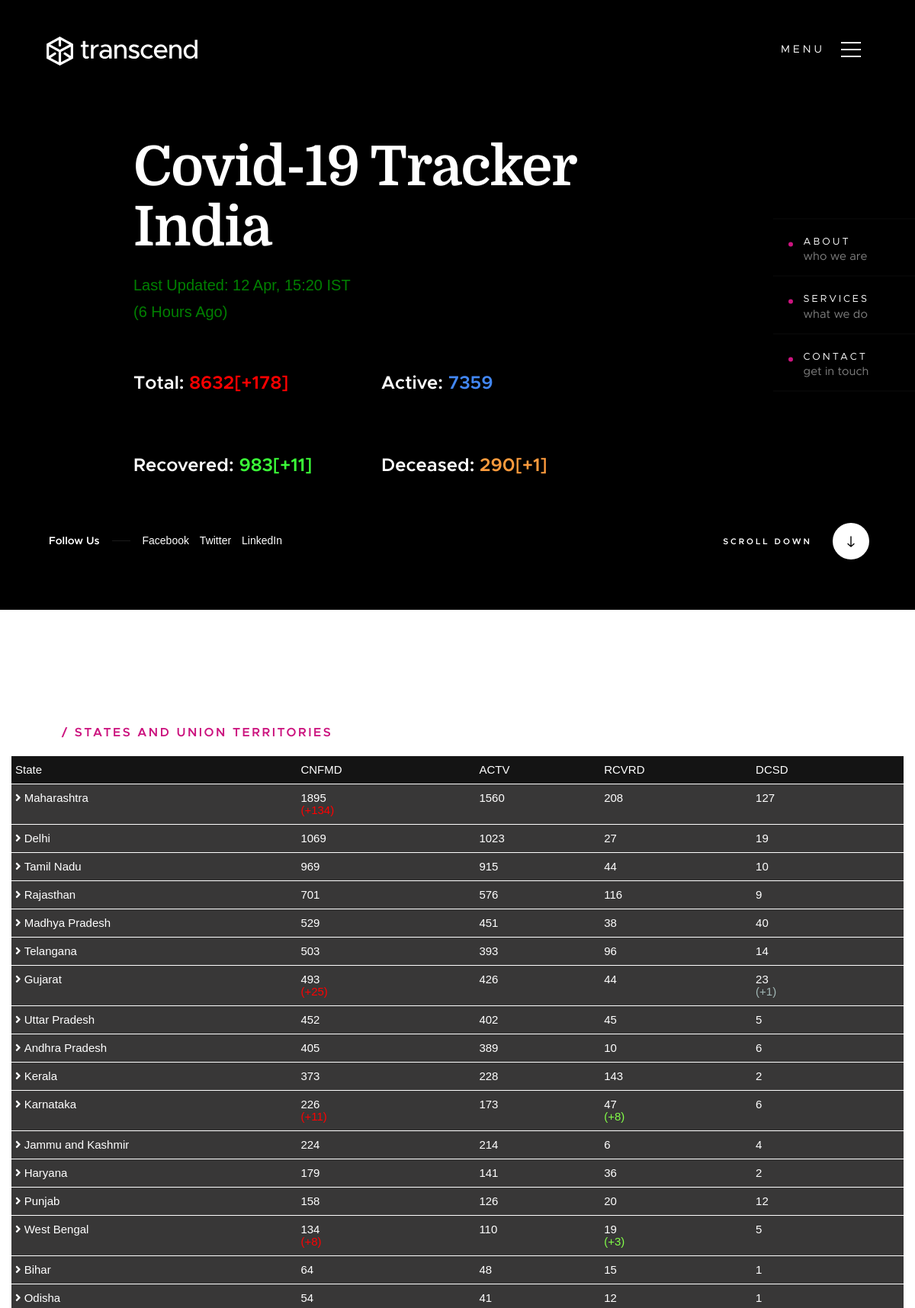
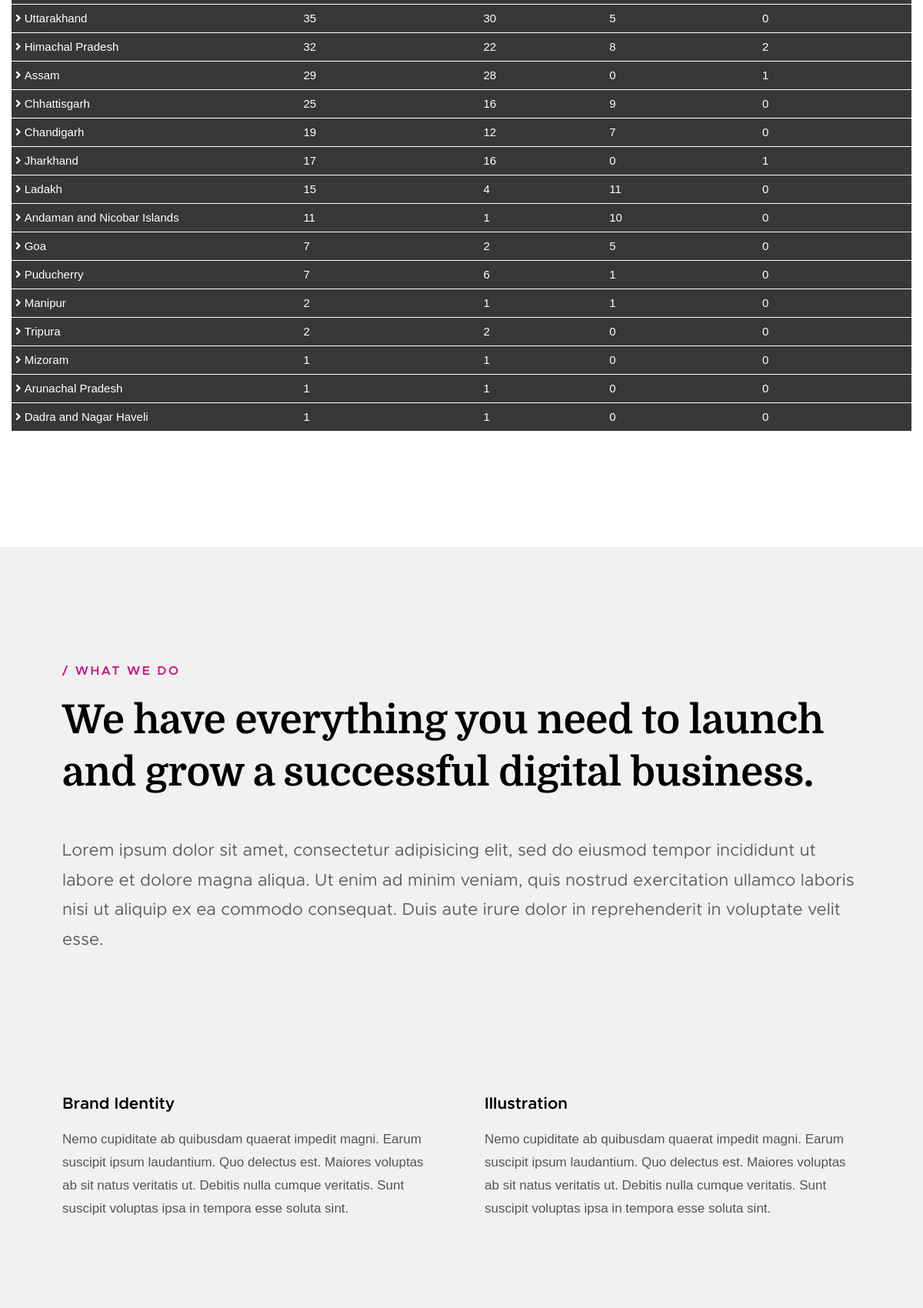
The page / (upper part) on the database its author committed (2 pictures, top to bottom).
### tables this page shows
CREATE TABLE IF NOT EXISTS `total` (
  `id` int(11) NOT NULL AUTO_INCREMENT,
  `total` int(11) NOT NULL,
  `active` int(11) NOT NULL,
  `recovered` int(11) NOT NULL,
  `deaths` int(11) NOT NULL,
  `itotal` int(11) NOT NULL,
  `irecovered` int(11) NOT NULL,
  `ideaths` int(11) NOT NULL,
  `last_update` datetime NOT NULL DEFAULT '2020-01-01 10:00:00',
  PRIMARY KEY (`id`)
);

CREATE TABLE IF NOT EXISTS `states` (
  `state` text NOT NULL,
  `confirmed` int(11) NOT NULL,
  `active` int(11) NOT NULL,
  `recovered` int(11) NOT NULL,
  `deaths` int(11) NOT NULL,
  `iconfirmed` int(11) NOT NULL,
  `irecovered` int(11) NOT NULL,
  `ideaths` int(11) NOT NULL,
  `last_update` datetime NOT NULL DEFAULT '2020-04-11 22:35:00',
  PRIMARY KEY (`state`(50))
);

### states.php (the view, shortened to what this page needs)
<!DOCTYPE html>
<html lang="en" dir="ltr">
  <head>
  </head>
  <body>
<div class="" style="overflow-x:scroll;">
  <div class="myrow">
    <div class="mycolumn">
      State
    </div>
    <div class="mycolumn">
      CNFMD
    </div>
    <div class="mycolumn">
      ACTV
    </div>
    <div class="mycolumn">
      RCVRD
    </div>
    <div class="mycolumn">
      DCSD
    </div>
  </div>
  <?php
    include 'db.php';
    $sql = "SELECT * from states ORDER BY confirmed DESC";
    $result = $conn->query($sql);
          if ($result->num_rows > 0) {
              while($row = $result->fetch_assoc()) {
                  $state = $row['state'];
                  $confirmed = $row['confirmed'];
                  if ($confirmed == 0) {
                    continue;
                  }
                  $active = $row['active'];
                  $recovered = $row['recovered'];
                  $deaths = $row['deaths'];
                  $iconfirmed = $row['iconfirmed'];
                  $irecovered = $row['irecovered'];
                  $ideath = $row['ideaths'];
   ?>
  <div class="myrow"  onclick="openTab('<?php echo str_replace(' ', '', $state); ?>');">
    <div class="mycolumn">
        <i class="fa fa-angle-right" id="<?php echo str_replace(' ', '', $state).'arrow'; ?>"></i>&nbsp;<?php echo $state; ?>
    </div>
    <div class="mycolumn">
      <?php echo $confirmed; ?><div><span style="color:red;"><?php if ($iconfirmed != 0) {echo "(+".$iconfirmed.")";}?></span></div>
    </div>
    <div class="mycolumn" >
      <?php echo $active; ?>
    </div>
    <div class="mycolumn" >
        <?php echo $recovered; ?><div><span style="color:#83FF48;"><?php if ($irecovered != 0) {echo "(+".$irecovered.")";}?></span></div>
    </div>
    <div class="mycolumn" >
        <?php echo $deaths; ?><div><span style="color: #A2B8B6;"><?php if ($ideath != 0) {echo "(+".$ideath.")";}?></span></div>
    </div>
  </div>
  <?php
      }
    }
   ?>
</div>
  </body>
</html>

### index.php (shortened to what this page needs)
<?php include 'db.php';?>
<?php
function date_diff_str($lu)
{
  $diff_total = strtotime(date('Y-m-d H:i:s')) - $lu;
  if(intdiv($diff_total,60)<60){
    $diff_str = intdiv($diff_total,60)." Minutes Ago";
  }elseif (intdiv($diff_total,3600)<24) {
    $diff_str = intdiv($diff_total,3600)." Hours Ago";
  }else{
    $diff_str = intdiv($diff_total,86400)." Days Ago";
  }
  return $diff_str;
}
$sql = "SELECT * FROM total where id=1";
$result = $conn->query($sql);
      if ($result->num_rows > 0) {
          while($row = $result->fetch_assoc()) {
              $total = $row['total'];
              $active = $row['active'];
              $recovered = $row['recovered'];
              $deaths = $row['deaths'];
              $itotal = $row['itotal'];
              $irecovered = $row['irecovered'];
              $ideaths = $row['ideaths'];
              $last_update = $row['last_update'];
              $last_update = strtotime($last_update);
              $last_update_str = date("d M, H:i", $last_update);
          }
      }
      if($itotal != 0){
        $total = $total."[+".$itotal."]";
      }
      if($irecovered != 0){
        $recovered = $recovered."[+".$irecovered."]";
      }
      if($ideaths != 0){
        $deaths = $deaths."[+".$ideaths."]";
      }
      $diff_str = date_diff_str($last_update);
 ?>
<!DOCTYPE html>
<html class="no-js" lang="en">
<head>
    <link rel="stylesheet" href="css/base.css">
    <link rel="stylesheet" href="css/vendor.css">
    <link rel="stylesheet" href="css/main.css">
</head>
<body id="top">
    <header class="s-header">
        <div class="header-logo">
            <a class="site-logo" href="index.html">
                <img src="images/logo.svg" alt="Homepage">
            </a>
        </div>
        <a class="header-menu-toggle" href="#0">
            <span class="header-menu-icon"></span>
        </a>
    </header>
    <section id="home" class="s-home target-section" data-parallax="scroll" data-image-src="images/hero-bg.jpg" data-natural-width=3000 data-natural-height=2000 data-position-y=top>
        <div class="shadow-overlay"></div>
        <div class="home-content">
            <div class="row home-content__main">
                <h1 style="color:white;">
                  Covid-19 Tracker India
                </h1>
                <p style="font-size:20px;color:green;margin:0;">
                Last Updated:<br> <?php echo $last_update_str; ?> IST
                </p>
                <p style="font-size:20px;color:green;margin:0">
                  (<?php echo $diff_str; ?>)
                </p>
                <div class="rowmy">
                  <div class="colmy-6">
                    <h3 style="color:white;">Total: <br><span style="color:red;" class="counta"><?php echo $total; ?></h3>
                  </div>
                  <div class="colmy-6">
                    <h3 style="color:white;">Active:<br> <span style="color:#4287f5;" class="counta"><?php echo $active; ?></span></h3>
                  </div>
                </div>
                <div class="rowmy">
                  <div class="colmy-6">
                    <h3 style="color:white;">Recovered:<br> <span style="color:#3bff38;" class="counta"><?php echo $recovered; ?></span></h3>
                  </div>
                  <div class="colmy-6">
                    <h3 style="color:white;">Deceased:<br> <span style="color:#ff9b3d;" class="counta"><?php echo $deaths; ?></span></h3>
                  </div>
                </div>
        </div>
        <ul class="home-sidelinks">
            <li><a class="smoothscroll" href="#about">About<span>who we are</span></a></li>
            <li><a class="smoothscroll" href="#services">Services<span>what we do</span></a></li>
            <li><a  class="smoothscroll" href="#contact">Contact<span>get in touch</span></a></li>
        </ul>
        <ul class="home-social">
            <li class="home-social-title">Follow Us</li>
            <li><a href="#0">
                <span class="home-social-text">Facebook</span>
            </a></li>
            <li><a href="#0">
                <span class="home-social-text">Twitter</span>
            </a></li>
            <li><a href="#0">
                <span class="home-social-text">LinkedIn</span>
            </a></li>
        </ul>
        <a href="#about" class="home-scroll smoothscroll">
            <span class="home-scroll__text">Scroll Down</span>
            <span class="home-scroll__icon"></span>
        </a>
    </section>
    <section id='about' class="s-about">
        <div class="row section-header" data-aos="fade-up">
            <div class="col-full">
                <h3 class="subhead">States and Union Territories</h3>
            </div>
        </div>
        <div id="state-div"  data-aos="fade-up" style="overflow-y:scroll;">
            <div class="col-full">
                <?php
                 include 'states.php';
                  ?>
            </div>
        </div>
    </section>
    <section id='services' class="s-services light-gray">
        <div class="row section-header" data-aos="fade-up">
            <div class="col-full">
                <h3 class="subhead">What We Do</h3>
                <h1 class="display-1">We have everything you need to launch and grow a successful digital business.</h1>
            </div>
        </div>
        <div class="row" data-aos="fade-up">
            <div class="col-full">
                <p class="lead">
                Lorem ipsum dolor sit amet, consectetur adipisicing elit, sed do eiusmod tempor incididunt ut labore et dolore magna aliqua. Ut enim ad minim veniam, quis nostrud exercitation ullamco laboris nisi ut aliquip ex ea commodo consequat. Duis aute irure dolor in reprehenderit in voluptate velit esse.
                </p>
            </div>
        </div>
        <div class="row services-list block-1-3 block-m-1-2 block-tab-full">
            <div class="col-block service-item " data-aos="fade-up">
                <div class="service-icon service-icon--brand-identity">
                    <i class="icon-tv"></i>
                </div>
                <div class="service-text">
                    <h3 class="h4">Brand Identity</h3>
                    <p>Nemo cupiditate ab quibusdam quaerat impedit magni. Earum suscipit ipsum laudantium.
                    Quo delectus est. Maiores voluptas ab sit natus veritatis ut. Debitis nulla cumque veritatis.
                    Sunt suscipit voluptas ipsa in tempora esse soluta sint.
                    </p>
                </div>
            </div>
            <div class="col-block service-item" data-aos="fade-up">
                <div class="service-icon  service-icon--illustration">
                    <i class="icon-group"></i>
                </div>
                <div class="service-text">
                    <h3 class="h4">Illustration</h3>
                    <p>Nemo cupiditate ab quibusdam quaerat impedit magni. Earum suscipit ipsum laudantium.
                    Quo delectus est. Maiores voluptas ab sit natus veritatis ut. Debitis nulla cumque veritatis.
                    Sunt suscipit voluptas ipsa in tempora esse soluta sint.
                    </p>
                </div>
            </div>
            <div class="col-block service-item" data-aos="fade-up">
                <div class="service-icon  service-icon--web-design">
                    <i class="icon-earth"></i>
                </div>
            </div>
            <div class="col-block service-item" data-aos="fade-up">
                <div class="service-icon service-icon--product-strategy">
                    <i class="icon-cube"></i>
                </div>
            </div>
        </div>
    </section>
</body>
</html>

### css/base.css (style rules this page uses)
html { font-family: sans-serif; line-height: 1.15; -ms-text-size-adjust: 100%; -webkit-text-size-adjust: 100%; }
body { margin: 0; }
article, aside, footer, header, nav, section { display: block; }
h1 { font-size: 2em; margin: 0.67em 0; }
a { background-color: transparent; -webkit-text-decoration-skip: objects; }
img { border-style: none; }
html { font-size: 62.5%; box-sizing: border-box; }
*, *::before, *::after { box-sizing: inherit; }
body { font-weight: normal; line-height: 1; word-wrap: break-word; text-rendering: optimizeLegibility; -webkit-overflow-scrolling: touch; -webkit-text-size-adjust: none; }
body, input, button { -moz-osx-font-smoothing: grayscale; -webkit-font-smoothing: antialiased; }
img, video { max-width: 100%; height: auto; }
div, dl, dt, dd, ul, ol, li, h1, h2, h3, h4, h5, h6, pre, form, p, blockquote, th, td { margin: 0; padding: 0; }
h1, h2, h3, h4, h5, h6 { -webkit-font-smoothing: auto; -webkit-font-smoothing: antialiased; -webkit-font-variant-ligatures: common-ligatures; -moz-font-variant-ligatures: common-ligatures; font-variant-ligatures: common-ligatures; text-rendering: optimizeLegibility; }
em, i { font-style: italic; line-height: inherit; }
ol, ul { list-style: none; }
li { display: block; }
a { text-decoration: none; line-height: inherit; }
a img { border: none; }
.row { width: 89%; max-width: 1200px; margin: 0 auto; }
.row:after { content: ""; display: table; clear: both; }
[class*="col-"] { float: left; padding: 0 20px; }
.col-twelve, .col-full { width: 100%; }
@media only screen and (max-width: 1200px) { [class*="col-"] { padding: 0 15px; } }
[class*="block-"]:after { content: ""; display: table; clear: both; }
.block-1-3 .col-block { width: 33.33333%; }
.block-1-6 .col-block:nth-child(6n+1), .block-1-5 .col-block:nth-child(5n+1), .block-1-4 .col-block:nth-child(4n+1), .block-1-3 .col-block:nth-child(3n+1), .block-1-2 .col-block:nth-child(2n+1) { clear: both; }
@media only screen and (max-width: 1200px) { .block-m-1-2 .col-block { width: 50%; } }
@media only screen and (max-width: 1200px) { [class*="block-m-"] .col-block:nth-child(n) { clear: none; } }
@media only screen and (max-width: 1200px) { .block-m-1-6 .col-block:nth-child(6n+1), .block-m-1-5 .col-block:nth-child(5n+1), .block-m-1-4 .col-block:nth-child(4n+1), .block-m-1-3 .col-block:nth-child(3n+1), .block-m-1-2 .col-block:nth-child(2n+1) { clear: both; } }

### index.php (style rules this page uses)
.rowmy::after { content: ""; clear: both; display: table; }
[class*="colmy-"] { float: left; padding: 0px; }
.colmy-6 { width: 50%; }

### states.php (style rules this page uses)
* { box-sizing: border-box; }
body { margin: 0; font-family: Arial, Helvetica, sans-serif; }
.myrow { background-color: #383737; padding: 5px 0 5px 0; border-bottom: 1px solid white; }
.myrow:nth-child(1) { background-color: #141414; }
.mycolumn { float: left; width: 17%; padding: 5px; font-size: 15px; cursor: pointer; color: white; line-height: 16px; }
.mycolumn:nth-child(1) { width: 32%; }
.mycolumn:nth-child(2) { width: 20%; }
.mycolumn:nth-child(3) { width: 14%; }
.myrow:after { content: ""; display: table; clear: both; }

### rows shown on the page
total: last_update "12 Apr, 15:20", last_update "6 Hours Ago", total "8632[+178]", active "7359", recovered "983[+11]", deaths "290[+1]"
states: state "Maharashtra", confirmed "1895", iconfirmed "134", active "1560", recovered "208", deaths "127"
states: state "Delhi", confirmed "1069", active "1023", recovered "27", deaths "19"
states: state "Tamil Nadu", confirmed "969", active "915", recovered "44", deaths "10"
states: state "Rajasthan", confirmed "701", active "576", recovered "116", deaths "9"
states: state "Madhya Pradesh", confirmed "529", active "451", recovered "38", deaths "40"
states: state "Telangana", confirmed "503", active "393", recovered "96", deaths "14"
states: state "Gujarat", confirmed "493", iconfirmed "25", active "426", recovered "44", deaths "23", ideaths "1"
states: state "Uttar Pradesh", confirmed "452", active "402", recovered "45", deaths "5"
states: state "Andhra Pradesh", confirmed "405", active "389", recovered "10", deaths "6"
states: state "Kerala", confirmed "373", active "228", recovered "143", deaths "2"
states: state "Karnataka", confirmed "226", iconfirmed "11", active "173", recovered "47", irecovered "8", deaths "6"
states: state "Jammu and Kashmir", confirmed "224", active "214", recovered "6", deaths "4"
states: state "Haryana", confirmed "179", active "141", recovered "36", deaths "2"
states: state "Punjab", confirmed "158", active "126", recovered "20", deaths "12"
states: state "West Bengal", confirmed "134", iconfirmed "8", active "110", recovered "19", irecovered "3", deaths "5"
states: state "Bihar", confirmed "64", active "48", recovered "15", deaths "1"
states: state "Odisha", confirmed "54", active "41", recovered "12", deaths "1"
states: state "Uttarakhand", confirmed "35", active "30", recovered "5", deaths "0"
states: state "Himachal Pradesh", confirmed "32", active "22", recovered "8", deaths "2"
states: state "Assam", confirmed "29", active "28", recovered "0", deaths "1"
states: state "Chhattisgarh", confirmed "25", active "16", recovered "9", deaths "0"
states: state "Chandigarh", confirmed "19", active "12", recovered "7", deaths "0"
states: state "Jharkhand", confirmed "17", active "16", recovered "0", deaths "1"
states: state "Ladakh", confirmed "15", active "4", recovered "11", deaths "0"
states: state "Andaman and Nicobar Islands", confirmed "11", active "1", recovered "10", deaths "0"
states: state "Goa", confirmed "7", active "2", recovered "5", deaths "0"
states: state "Puducherry", confirmed "7", active "6", recovered "1", deaths "0"
states: state "Manipur", confirmed "2", active "1", recovered "1", deaths "0"
states: state "Tripura", confirmed "2", active "2", recovered "0", deaths "0"
states: state "Mizoram", confirmed "1", active "1", recovered "0", deaths "0"
states: state "Arunachal Pradesh", confirmed "1", active "1", recovered "0", deaths "0"
states: state "Dadra and Nagar Haveli", confirmed "1", active "1", recovered "0", deaths "0"
